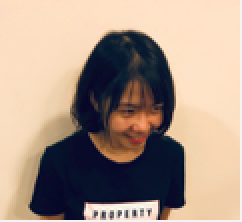
#> input picture image mining/yy.png, 121 x 111 px, found by its file name (shown 2 times larger)
$ jupyter execute --allow-errors yyimg.ipynb   (shell and % lines are left out)
#> lines starting #> are read from the running program, lines starting #| are printed output that depends on the picture; after the words box and inside, x2 and y2 are one past the last pixel; in counts of white or black regions, pixels touching at a corner belong together
[cell 1]
import numpy as np # linear algebra
import pandas as pd # data processing, CSV file I/O (e.g. pd.read_csv)

[cell 2]
#Importing the other necessary libraries
import os
import pathlib
import seaborn as sns
import matplotlib.pyplot as plt

#Importing OpenCV - the computer vision library
import cv2

[cell 3]
from scipy import signal
from skimage.filters import threshold_otsu

[cell 4]
path='/Users/StevenTseng/Desktop/yy.png'

#> (a cell that did not finish here is left out)

[cell 6]
yyimg=cv2.imread(str(path))
#> yyimg is the input picture: shape (111, 121, 3); mean B, G, R 134.9, 148.8, 168.2
gray = cv2.cvtColor(yyimg, cv2.COLOR_BGR2GRAY)
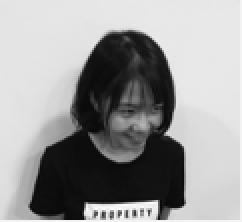
#> gray: shape (111, 121) (shown 2 times larger); min 6, max 251, mean 153.1
gaussed = cv2.GaussianBlur(gray, (3,3), 0)
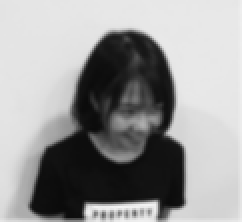
#> gaussed: shape (111, 121) (shown 2 times larger); min 10, max 245, mean 152.9
cannyed = cv2.Canny(gaussed, 10, 220)
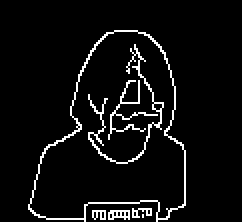
#> cannyed: shape (111, 121) (shown 2 times larger); 5.6% white in thin lines or dots, all inside (x1, y1, x2, y2) = (14, 15, 93, 111)

## 将灰度边缘转化为BGR
cannyed2 = cv2.cvtColor(cannyed, cv2.COLOR_GRAY2BGR)

## 创建彩色边缘
mask = cannyed > 0             # 边缘掩模
canvas = np.zeros_like(yyimg)    # 创建画布
canvas[mask] = yyimg[mask]       # 赋值边缘
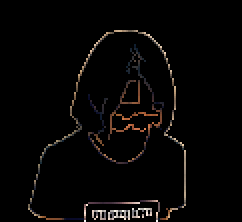
#> canvas: shape (111, 121, 3) (shown 2 times larger); mean B, G, R 4.8, 5.4, 6.5

plt.figure(figsize=(20,8))
plt.subplot(1,3,1)
plt.imshow(gray)

plt.subplot(1,3,2)
plt.imshow(gaussed)

plt.subplot(1,3,3)
plt.imshow(canvas)
#> figure, not shown here; B, G, R data is drawn as R, G, B

$ run again, with image mining/img1.jpg saved as image mining/yy.png
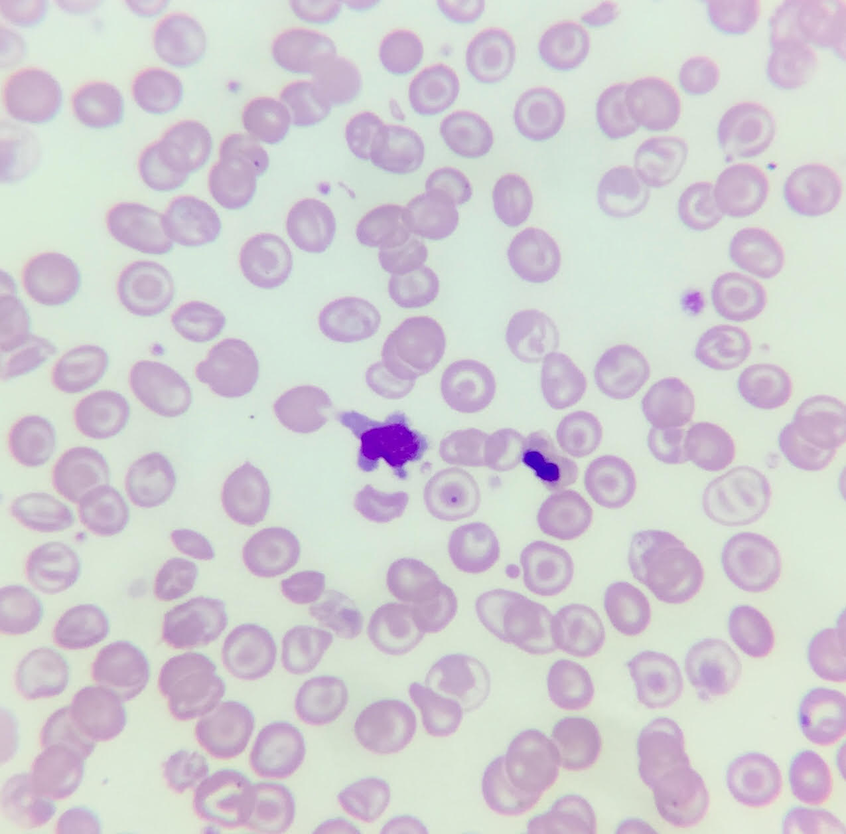
#> input picture image mining/img1.jpg, 846 x 834 px, shrunk from 1275 x 1256 before the run, found by its file name
#> yyimg is the input picture: shape (834, 846, 3); mean B, G, R 209.8, 206.5, 208.7
#> `cannyed = cv2.Canny(gaussed, 10, 220)`:
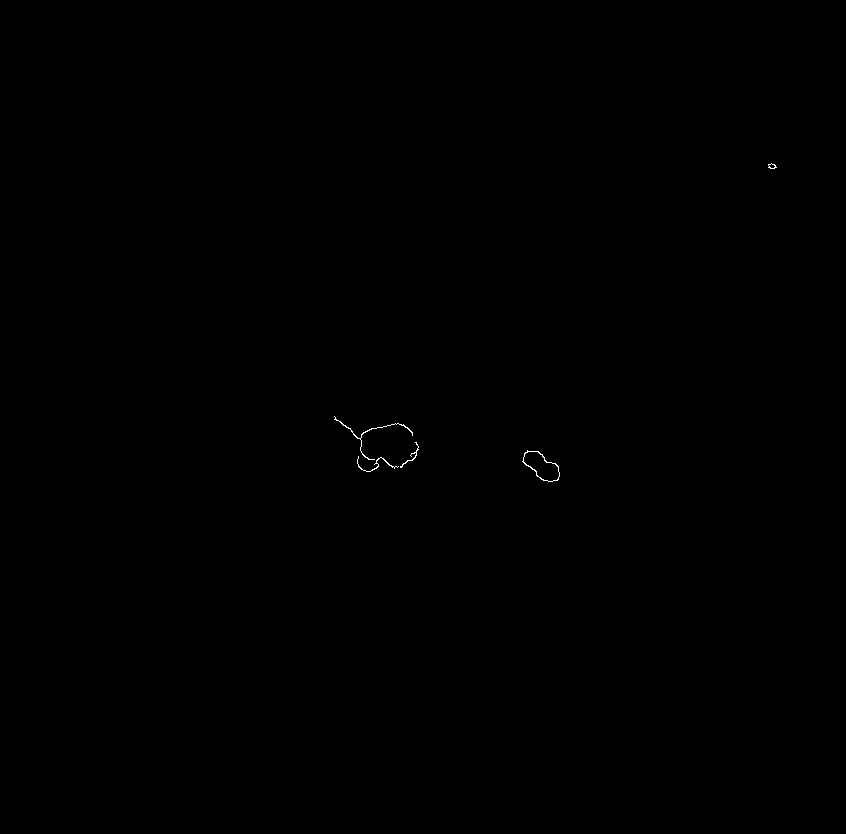
#> cannyed: shape (834, 846); 0.06% white in thin lines or dots, all inside (x1, y1, x2, y2) = (334, 163, 777, 482)
#> `[cell 6] yyimg=cv2.imread(str(path)) gray = cv2.cvtColor(yyimg, cv2.CO..`:
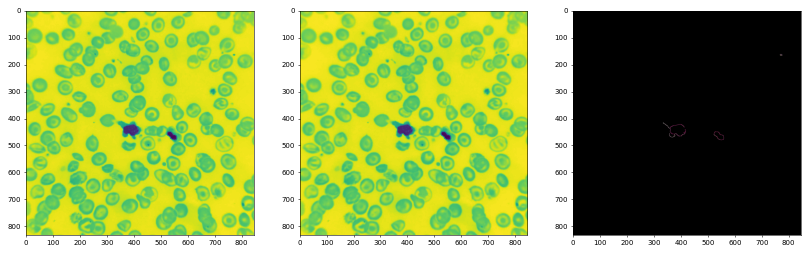
#> figure drawn by matplotlib, 3 panels; B, G, R data is drawn as R, G, B
